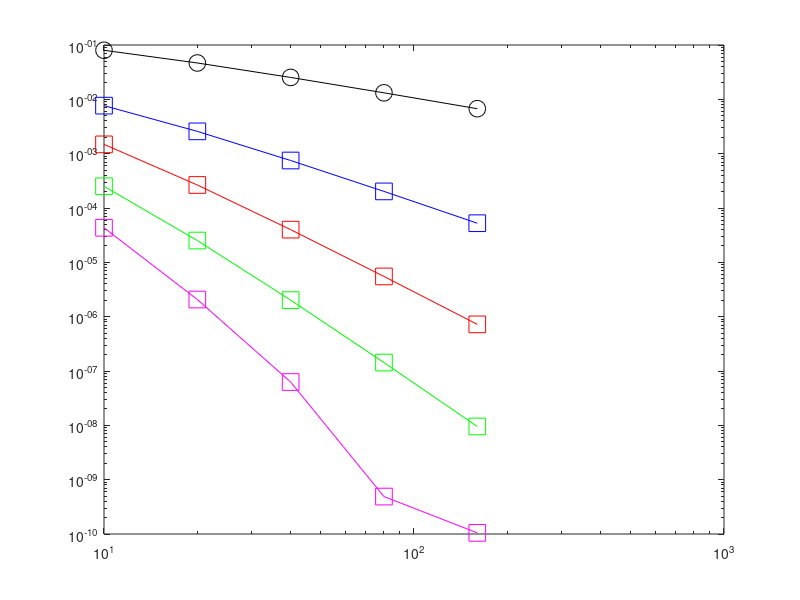

MATLAB code for this plot:
clear all
close all
for i=1:5
    N(i)=10*2^(i-1);
end

for j=1:5
    n=N(j);
    a=0;b=1;
    h=(b-a)/n;
    t=a:h:b;
    F=@(t,y) t*y; % dy/dx=y
    exact=exp((t.^2)/2);
    y(1)=1;
 
    for i=2:n+1
        
        y(i)=y(i-1)+h*F(t(i-1), y(i-1)); %Euler steps
        
    end
    y1=y;
    for q=1:4
        Cs=spline(t, y);
        P=ppval(Cs, t); % Polynomial
        deCs=fnder(Cs);
        deP=ppval(deCs, t); % Derivative of the Polynomial
        yp=deP;

        Ef=@(yp, t, y, E) t*(y+E)-yp;

        E(1)=0;
        ynew(1)=1;

        for i=2:n+1
            E(i) = E(i-1)+h*Ef(yp(i-1), t(i-1), y(i-1), E(i-1)); %Euler steps
            ynew(i)=y(i)+E(i);
        end
     
        yz{q}=ynew;
        y=ynew;
    
    end
    y2=yz{1,1};
    y3=yz{1,2};
    y4=yz{1,3};
    y5=yz{1,4};

    err1(j)=norm(exact(n)-y1(n));
    err2(j)=norm(exact(n)-y2(n));
    err3(j)=norm(exact(n)-y3(n));
    err4(j)=norm(exact(n)-y4(n));
    err5(j)=norm(exact(n)-y5(n));
end
loglog(N, err1, '-ko', 'MarkerSize',12);
hold on
loglog(N, err2, '-sb', 'MarkerSize',12);
loglog(N, err3, '-sr', 'MarkerSize',12);
loglog(N, err4, '-sg', 'MarkerSize',12);
loglog(N, err5, '-sm', 'MarkerSize',12);
p=polyfit(log(N'),log(err5),1);
slope = p(1)



